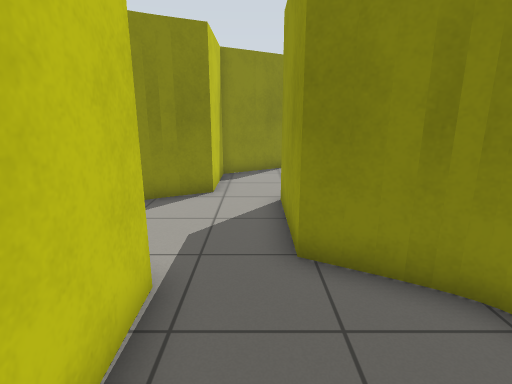
view 1 (above)

16 first-person views from a walk through a robot-simulator world made for Gazebo. The camera is 1.2 m above the floor, tilts 14° down and sees 80° across. The floor is counted in squares, 0.5 m on a side. Each view is taken from the middle of a square. On the plan, view 1 faces up. The plan holds only what a view shows up to about 18 squares ahead; the rest is blank. The place goes on beyond the plan.

view 2
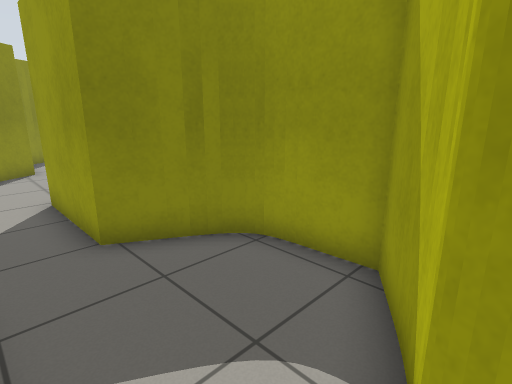

view 3
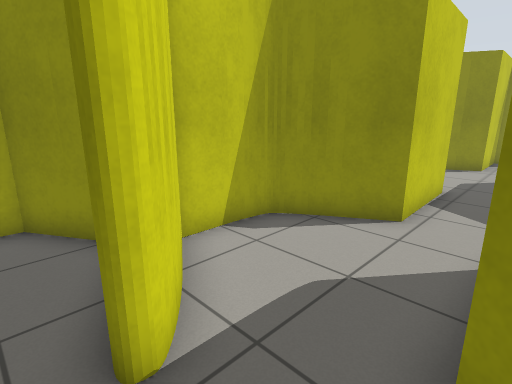

view 4
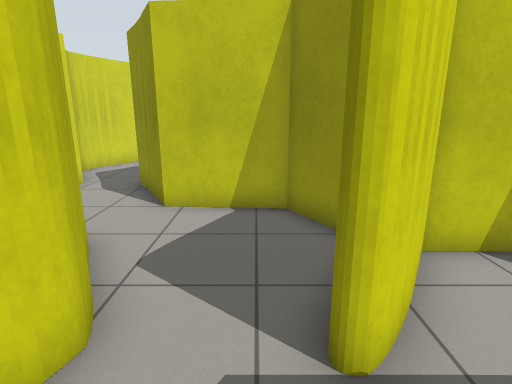

view 5
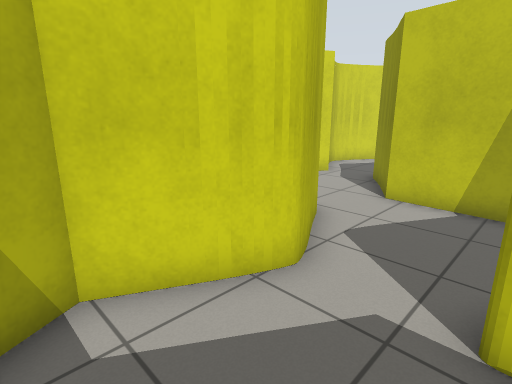

view 6
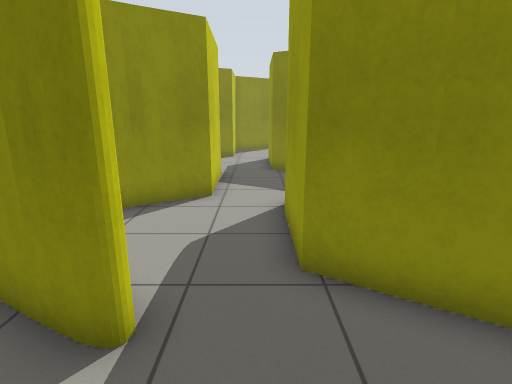

view 7
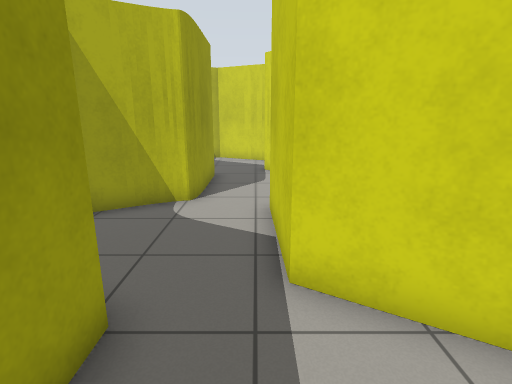

view 8
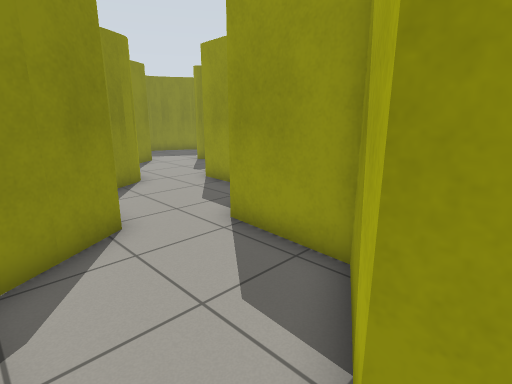

view 9
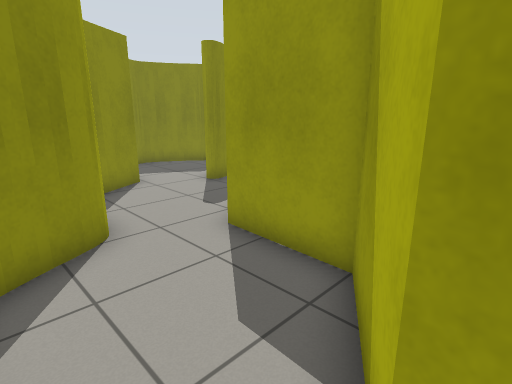

view 10
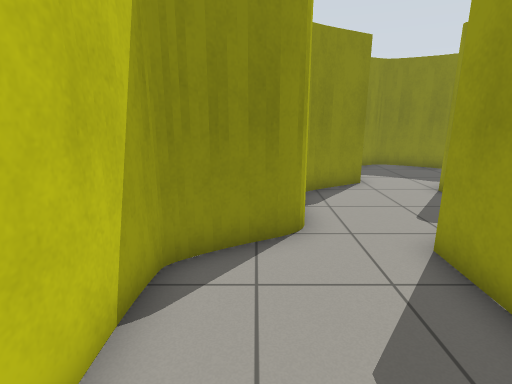

view 11
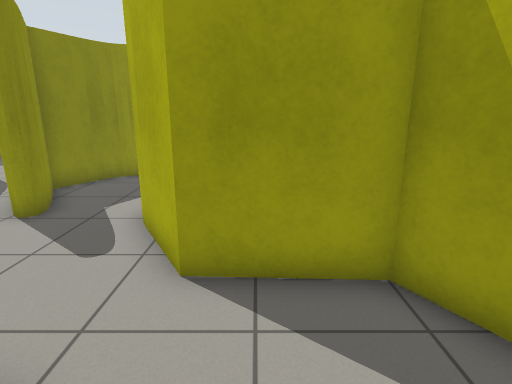

view 12
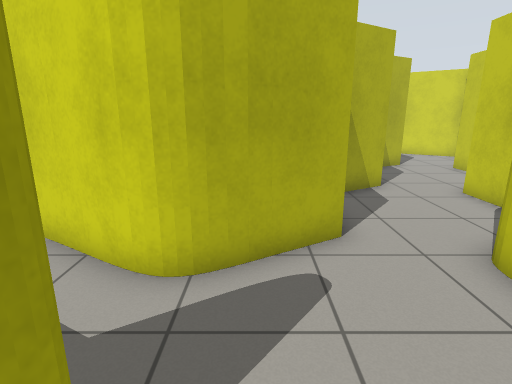

view 13
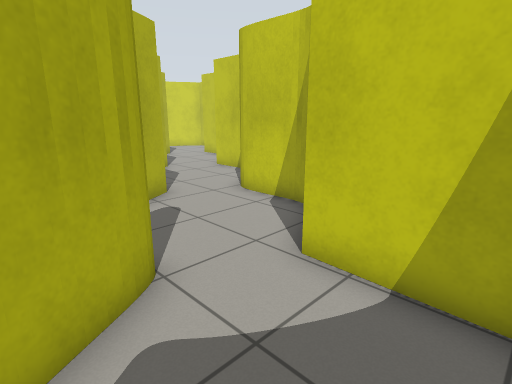

view 14
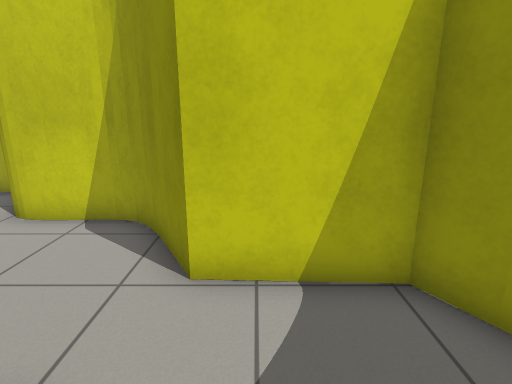

view 15
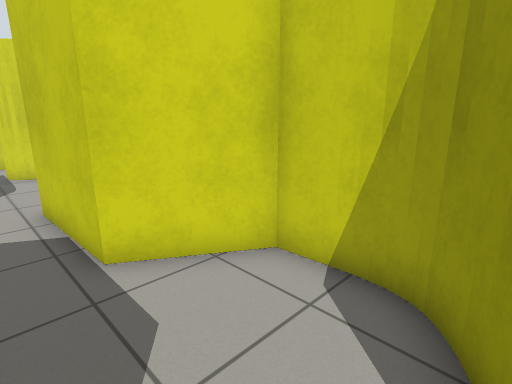

view 16
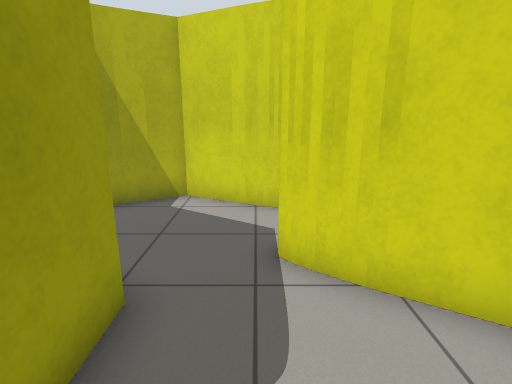

### Floor plan
Key: @ floor where view 1 was taken; # wall or solid block; . floor.
Columns run from 16 left of view 1 to 12 right of it. Each row starts with its distance up from view 1.
 28                        ######
 27                        #....#
 26                        #.....
 25                        #....
 24                       ##..###
 23                     ###..###.
 22                     #........
 21                     #........
 20                     #....##.
 19                    ##..#####.
 18                  ###..##   ##
 17                  #....#
 16                  #....#
 15                  #....#
 14                ###..###
 13                #....#
 12                #... #
 11                #... #
 10               ##...##
  9             ###..###
  8             #....#
  7             #....#
  6             #....#
  5             ##...##
  4              ###..##
  3               ##...##
  2               ##...##
  1               ##...##
  0              ###@.##
 -1             ##...##
 -2             #....#
 -3             #....#
 -4             #....#
 -5           #####..###
 -6          ##..##....#
 -7          #.........
 -8          #.........
 -9          #...###...#
-10        ###..## #####
-11       ##...
-12     ......
-13   ......
-14 ###.  #
-15   ###

Positions as (right, up) in squares from view 1, and headings:
1: (0, 0), facing up
2: (-1, -1), facing up-right
3: (1, -7), facing up-left
4: (1, -7), facing left
5: (2, -6), facing down-left
6: (0, -9), facing up
7: (-1, 8), facing down
8: (-1, 8), facing up-right
9: (2, 13), facing up-right
10: (3, 13), facing up
11: (2, 17), facing right
12: (8, 24), facing down
13: (11, 27), facing down-left
14: (11, 25), facing left
15: (0, 9), facing down-left
16: (-1, -1), facing down
